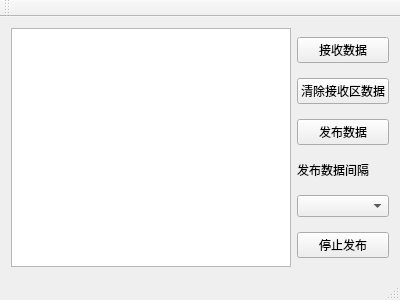
<?xml version="1.0" encoding="UTF-8"?>
<ui version="4.0">
 <class>MainWindow</class>
 <widget class="QMainWindow" name="MainWindow">
  <property name="geometry">
   <rect>
    <x>0</x>
    <y>0</y>
    <width>400</width>
    <height>300</height>
   </rect>
  </property>
  <property name="windowTitle">
   <string>MainWindow</string>
  </property>
  <widget class="QWidget" name="centralWidget">
   <layout class="QGridLayout" name="gridLayout">
    <item row="0" column="0">
     <widget class="QTextEdit" name="textEdit"/>
    </item>
    <item row="0" column="1">
     <layout class="QVBoxLayout" name="verticalLayout">
      <item>
       <widget class="QPushButton" name="RecBtn">
        <property name="text">
         <string>接收数据</string>
        </property>
       </widget>
      </item>
      <item>
       <widget class="QPushButton" name="clearBtn">
        <property name="text">
         <string>清除接收区数据</string>
        </property>
       </widget>
      </item>
      <item>
       <widget class="QPushButton" name="publishBtn">
        <property name="text">
         <string>发布数据</string>
        </property>
       </widget>
      </item>
      <item>
       <widget class="QLabel" name="label">
        <property name="minimumSize">
         <size>
          <width>0</width>
          <height>20</height>
         </size>
        </property>
        <property name="maximumSize">
         <size>
          <width>16777215</width>
          <height>20</height>
         </size>
        </property>
        <property name="text">
         <string>发布数据间隔</string>
        </property>
       </widget>
      </item>
      <item>
       <widget class="QComboBox" name="comboBoxTime"/>
      </item>
      <item>
       <widget class="QPushButton" name="stopBtn">
        <property name="text">
         <string>停止发布</string>
        </property>
       </widget>
      </item>
     </layout>
    </item>
   </layout>
  </widget>
  <widget class="QMenuBar" name="menuBar">
   <property name="geometry">
    <rect>
     <x>0</x>
     <y>0</y>
     <width>400</width>
     <height>23</height>
    </rect>
   </property>
  </widget>
  <widget class="QToolBar" name="mainToolBar">
   <attribute name="toolBarArea">
    <enum>TopToolBarArea</enum>
   </attribute>
   <attribute name="toolBarBreak">
    <bool>false</bool>
   </attribute>
  </widget>
  <widget class="QStatusBar" name="statusBar"/>
 </widget>
 <layoutdefault spacing="6" margin="11"/>
 <resources/>
 <connections/>
</ui>
